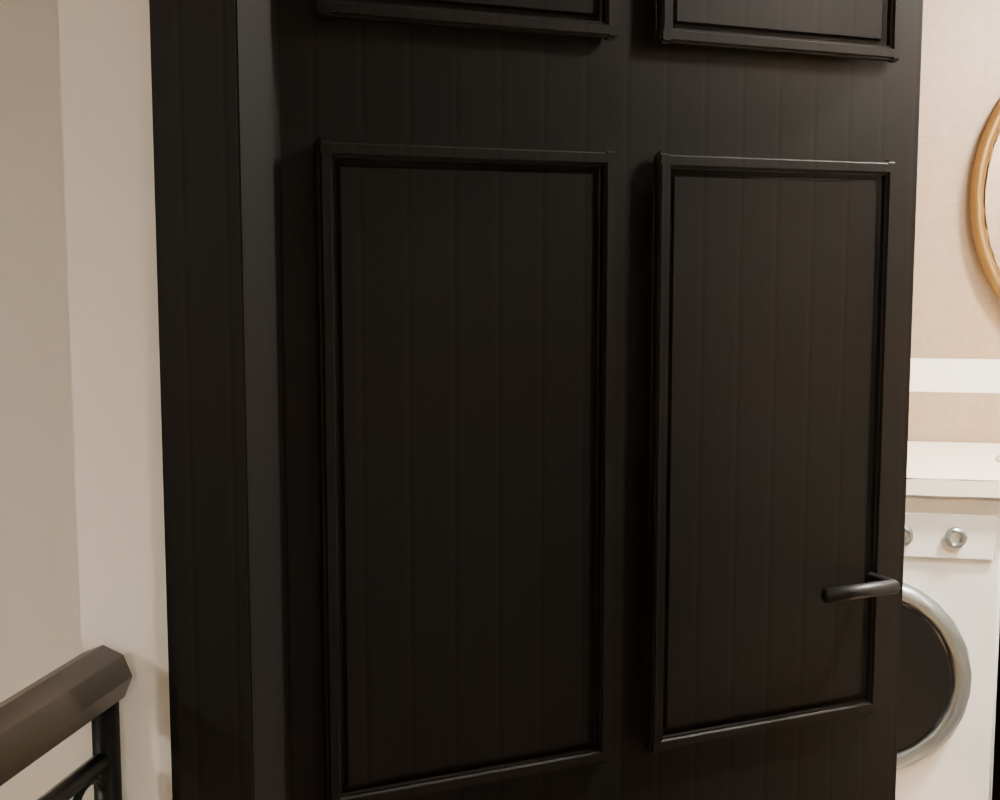
#> input picture teslim-tur10/adim05/detay_kapi.png, 1000 x 800 px, given in place of korkuluk-blok.png, which was not available
$ python tur10-adim09-a-teslim.py
#> lines starting #> are read from the running program, lines starting #| are printed output that depends on the picture; pictures that were not available may be replaced by others from this repository, and a replacement may not be noted
from pathlib import Path
import json,shutil,hashlib
from PIL import Image,ImageOps,ImageDraw
R=Path(r'C:\Users\yigit\Downloads\angora-main (2)\angora-main');W=Path(r'C:\Users\yigit\angora-tur10');T=Path(r'C:\Users\yigit\angora-tur9');D=Path(r'C:\Users\yigit\angora-git\teslim-tur10');A=W/'adim09'
cad=Image.open(A/'cad/korkuluk-blok.png').convert('RGB');bounds=ImageOps.invert(cad).getbbox();cad=cad.crop(bounds)
#> after `bounds = ImageOps.invert(cad).getbbox()`: bounds = (0, 0, 1000, 800)
photo=Image.open(R/'photogallery/angora_18.jpg').convert('RGB');w,h=photo.size;photo=photo.crop((int(w*.58),int(h*.46),int(w*.89),int(h*.92)))
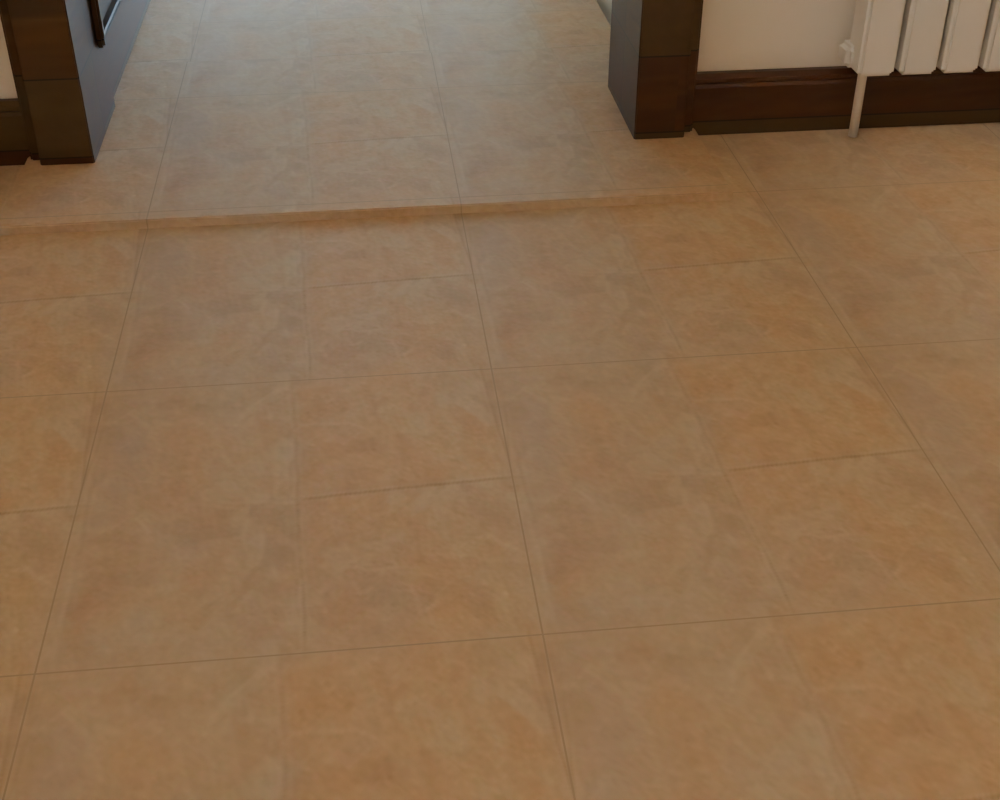
#> input picture teslim-tur10/adim05/detay_karo.png, 1000 x 800 px, given in place of angora_18.jpg, which was not available
#> after `w, h = photo.size`: w = 1000; h = 800
#> after `photo = photo.crop((int(w * 0.58), int(h * 0.46), int(w * 0.89), int(h`:
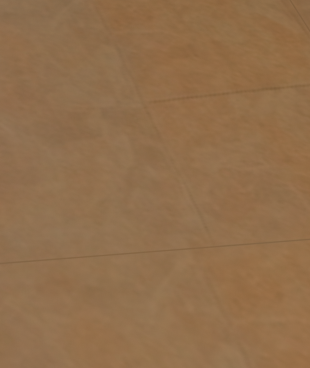
#> photo: PIL image 310x368 RGB; mean R, G, B 144.8, 110.2, 75.9
render=Image.open(A/'detay_korkuluk.png').convert('RGB');out=Image.new('RGB',(2400,950),'#242424');d=ImageDraw.Draw(out)
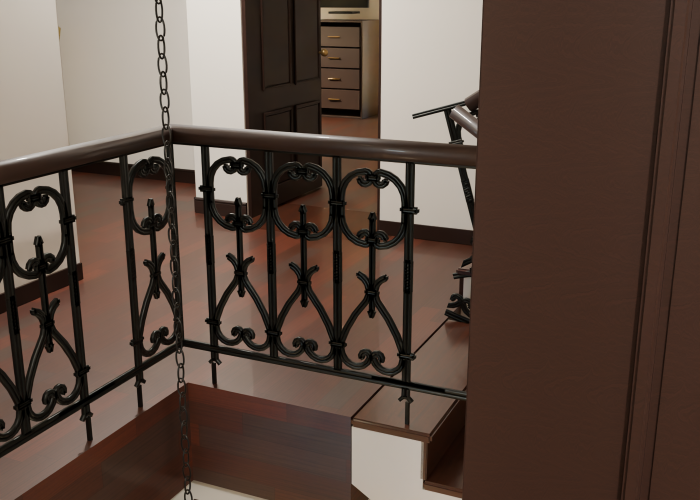
#> input picture teslim-tur10/adim09/detay_korkuluk.png, 1400 x 1000 px, found by its file name (shown at 1/2 size)
#> after `out = Image.new('RGB', (2400, 950), '#242424')`: out: PIL image 2400x950 RGB; every value is 36
for k,(im,label) in enumerate([(cad,'DWG / KORKULUK 1 / 507 LINE+ARC'),(photo,'FOTO 18'),(render,'SONRA / 12mm kare kesit')]):
 im=ImageOps.contain(im,(780,885));out.paste(im,(k*800+(780-im.width)//2,50+(885-im.height)//2));d.text((k*800+15,15),label,fill='white')
#> this loop made 3 passes
#> label on passes 1 to 3: 'DWG / KORKULUK 1 / 507 LINE+ARC', 'FOTO 18', 'SONRA / 12mm kare kesit'
#> pass 3, `im = ImageOps.contain(im, (780, 885))`:
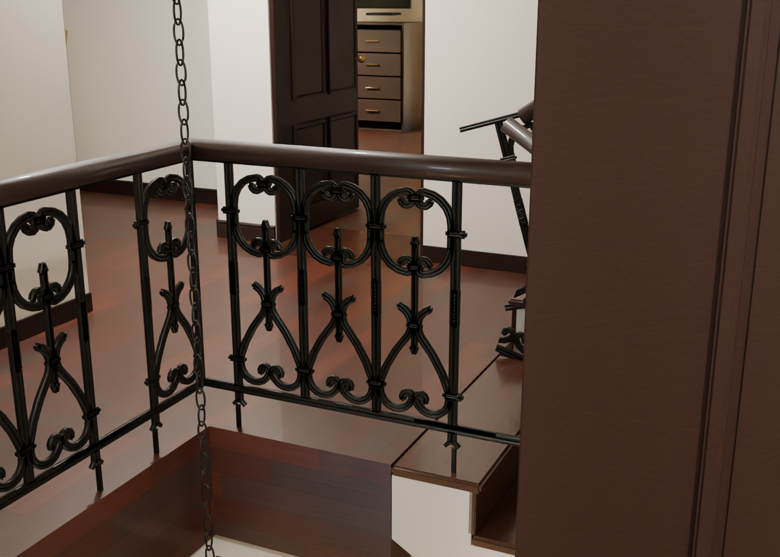
#> im: PIL image 780x557 RGB; mean R, G, B 91.7, 74.2, 64.4
#> after the loop:
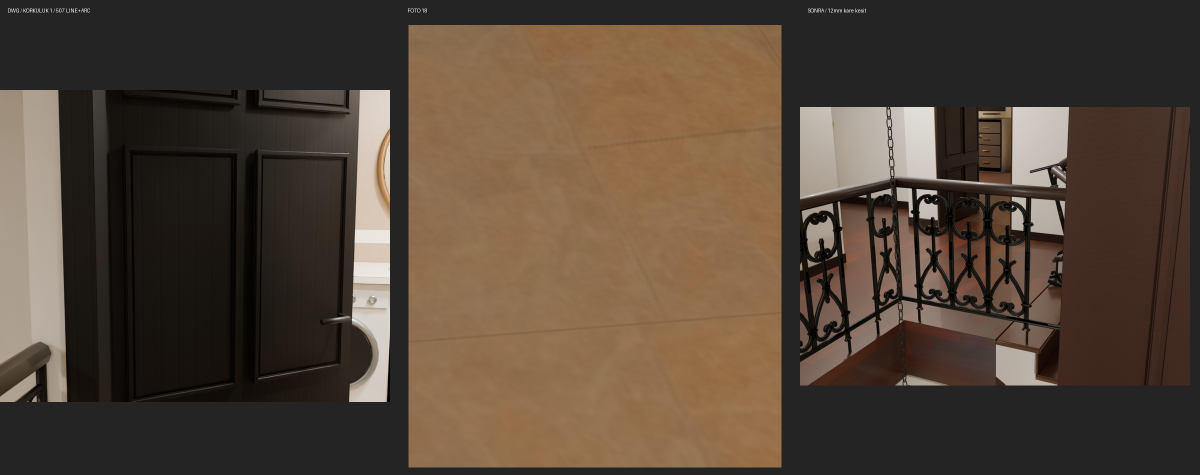
#> out: PIL image 2400x950 RGB (shown at 1/2 size); mean R, G, B 84.9, 70.1, 56.7
out.save(A/'yakin_korkuluk.jpg',quality=96)
note='''
## Adım 09 A — DWG korkuluk, sabit ahşap paleti, seramik ve foto47

### Kaynak ve birim

YAPILDI: ODA File Converter 27.1, ACAD2018 DXF; ANGORA-.dwg yalnız sparse checkout'a eklendi. Arama ilk 6 dakika içinde sonuçlandı. `KORKULUK 1` bloğu `2D$FER` üzerinde 283 LINE + 224 ARC içeriyor; 507 entity panel-ham.json ve bağımsız KORKULUK-1-orijinal-panel.dxf içinde korunuyor. Kontrol edilen katmanlar: KORKULUK (52394), 2D$FER (8070), 2D$FERFORJE (1197), 2D$KTR (308). Tüm katman/blok adları cad/envanter.json içinde.

KALDI / birim yorumu: `$INSUNITS=6` (metre), fakat 2D detay bloğu yerel 100×80 birim ve paftadaki INSERT ölçeği 2.5. Detay 1.00×0.80m panel olarak yorumlandı (yerel .01 katsayısı); bu nominal ölçü saha/ölçü çizgisiyle ayrıca doğrulanmadı. Çizgi/yayların göreli koordinatları değişmedi; yay tessellation sapması en çok yaklaşık 1.2mm. Pafta INSERT koordinatları villa dünya koordinatı olarak kullanılmadı.

YAPILDI: DWG çizgileri Blender eğrileri olarak saklandı (ARSIV_DWG), 12mm kare profil; dışa aktarım için aynı prototip mesh kopyaları. Her segmentte 1m tekrar, son panel sınırda kesilir; merdiven eğimi affine shear ile verilir. Ahşap küpeşte profili korunur ve panel üstüne bağlanır. 2D$KTR içindeki pafta detayı güvenilir plan merkez hattı olarak kullanılamadığından izin verilen döşeme boşluğu kenarı yöntemi kullanıldı; foto18 galeri L şeklindedir. Yerleşim koordinatları korkuluk-yerlesim.json içinde.

### Sabit ahşap atamaları

| Palet | Atanan yüzeyler | Ölçüm kanıtı |
|---|---|---|
| Koyu ceviz | 11/32 alt ve boy banyo dolapları; giriş katı kapı/kasaları; 16 sürgülü gömme dolap; 01 çerçeveler; alt kat süpürgelik/küpeşte | olcum_11.jpg; dolap altı gölge telafisi 1.7, ortak ton; 32 ölçümü ayrıca kaydedildi fakat turuncu örnek palete alınmadı |
| Wenge | Üst kat kapı, kasa ve süpürgelikler | olcum_18.jpg |
| Kiraz | 21 mutfak dolapları | olcum_21.jpg |
| Parke | Parke ve merdiven | Önceki kilitli parke/tek parça merdiven dokuları korundu |

YAPILDI: foto11 zemin kırmızı-beyaz, 30cm nominal karo, 45° gerçek UV. Kırmızı ölçüm ilk kontrolde beyaz karoya düştüğü için uygulanmadan düzeltildi; son kırmızı ROI RGB yaklaşık117,78,68. Ahşaplar siyah/gri yüzeyden ölçülmedi.
YAPILDI: foto32 seramik krem, yaklaşık60cm büyük format; alt bordür döşemeden .95m, üst mevcut bant korunur. Koyu boy dolabı aynı ceviz paletinde. KALDI: bordürün desen ayrıntısı fotoğrafla tam birebir değil.
YAPILDI: foto02 turuncu-kahve terrakota, 45° UV; krem bordür/dikdörtgen geometri korunur.
YAPILDI: foto47 için eski beyaz rıht yüzleri hem mimari hem mobilya katmanındaki ölçülen kutulardan çıkarılır; eğik iç yüzler kaldırılır, yeni duvar Y=2.1271 düzleminde tek dikey yüzeydir. Son görsel sonuç aşağıdaki kontrol günlüğüyle birlikte değerlendirilir.

### Kontrol

01,02,11,16,18,21,29,32,34,40,42,47 için SON kontrolü ve yakın korkuluk DWG | FOTO | SONRA üretildi. Yeni mobilya modellenmedi. Eski kapsam dışı kamera/aksesuar farkları bu A tesliminin çözüldü iddiasına dahil değildir.
'''
#> (the run stopped early here; a loop or call above may not have finished)
